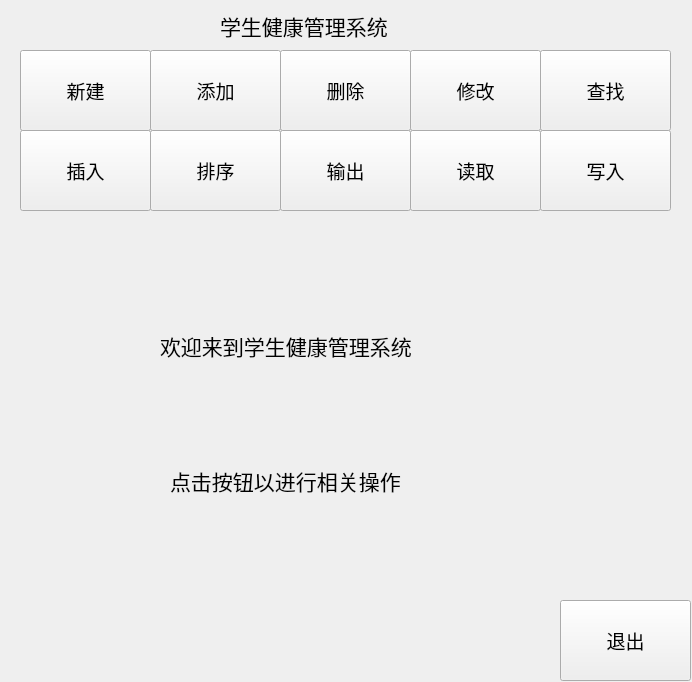
<?xml version="1.0" encoding="UTF-8"?>
<ui version="4.0">
 <class>MenuWidget</class>
 <widget class="QWidget" name="MenuWidget">
  <property name="geometry">
   <rect>
    <x>0</x>
    <y>0</y>
    <width>692</width>
    <height>682</height>
   </rect>
  </property>
  <property name="windowTitle">
   <string>Form</string>
  </property>
  <widget class="QPushButton" name="changeButton">
   <property name="geometry">
    <rect>
     <x>410</x>
     <y>50</y>
     <width>131</width>
     <height>81</height>
    </rect>
   </property>
   <property name="font">
    <font>
     <pointsize>14</pointsize>
    </font>
   </property>
   <property name="text">
    <string>修改</string>
   </property>
  </widget>
  <widget class="QPushButton" name="insertButton">
   <property name="geometry">
    <rect>
     <x>20</x>
     <y>130</y>
     <width>131</width>
     <height>81</height>
    </rect>
   </property>
   <property name="font">
    <font>
     <pointsize>14</pointsize>
    </font>
   </property>
   <property name="text">
    <string>插入</string>
   </property>
  </widget>
  <widget class="QPushButton" name="delButton">
   <property name="geometry">
    <rect>
     <x>280</x>
     <y>50</y>
     <width>131</width>
     <height>81</height>
    </rect>
   </property>
   <property name="font">
    <font>
     <pointsize>14</pointsize>
    </font>
   </property>
   <property name="text">
    <string>删除</string>
   </property>
  </widget>
  <widget class="QPushButton" name="readButton">
   <property name="geometry">
    <rect>
     <x>410</x>
     <y>130</y>
     <width>131</width>
     <height>81</height>
    </rect>
   </property>
   <property name="font">
    <font>
     <pointsize>14</pointsize>
    </font>
   </property>
   <property name="text">
    <string>读取</string>
   </property>
  </widget>
  <widget class="QPushButton" name="addButton">
   <property name="geometry">
    <rect>
     <x>150</x>
     <y>50</y>
     <width>131</width>
     <height>81</height>
    </rect>
   </property>
   <property name="font">
    <font>
     <pointsize>14</pointsize>
    </font>
   </property>
   <property name="text">
    <string>添加</string>
   </property>
  </widget>
  <widget class="QPushButton" name="searchButton">
   <property name="geometry">
    <rect>
     <x>540</x>
     <y>50</y>
     <width>131</width>
     <height>81</height>
    </rect>
   </property>
   <property name="font">
    <font>
     <pointsize>14</pointsize>
    </font>
   </property>
   <property name="text">
    <string>查找</string>
   </property>
  </widget>
  <widget class="QPushButton" name="establishButton">
   <property name="geometry">
    <rect>
     <x>20</x>
     <y>50</y>
     <width>131</width>
     <height>81</height>
    </rect>
   </property>
   <property name="font">
    <font>
     <pointsize>14</pointsize>
    </font>
   </property>
   <property name="text">
    <string>新建</string>
   </property>
  </widget>
  <widget class="QPushButton" name="exitButton">
   <property name="geometry">
    <rect>
     <x>560</x>
     <y>600</y>
     <width>131</width>
     <height>81</height>
    </rect>
   </property>
   <property name="font">
    <font>
     <pointsize>14</pointsize>
    </font>
   </property>
   <property name="text">
    <string>退出</string>
   </property>
  </widget>
  <widget class="QPushButton" name="listButton">
   <property name="geometry">
    <rect>
     <x>280</x>
     <y>130</y>
     <width>131</width>
     <height>81</height>
    </rect>
   </property>
   <property name="font">
    <font>
     <pointsize>14</pointsize>
    </font>
   </property>
   <property name="text">
    <string>输出</string>
   </property>
  </widget>
  <widget class="QPushButton" name="rankButton">
   <property name="geometry">
    <rect>
     <x>150</x>
     <y>130</y>
     <width>131</width>
     <height>81</height>
    </rect>
   </property>
   <property name="font">
    <font>
     <pointsize>14</pointsize>
    </font>
   </property>
   <property name="text">
    <string>排序</string>
   </property>
  </widget>
  <widget class="QPushButton" name="writeButton">
   <property name="geometry">
    <rect>
     <x>540</x>
     <y>130</y>
     <width>131</width>
     <height>81</height>
    </rect>
   </property>
   <property name="font">
    <font>
     <pointsize>14</pointsize>
    </font>
   </property>
   <property name="text">
    <string>写入</string>
   </property>
  </widget>
  <widget class="QLabel" name="label">
   <property name="geometry">
    <rect>
     <x>220</x>
     <y>-40</y>
     <width>311</width>
     <height>131</height>
    </rect>
   </property>
   <property name="font">
    <font>
     <pointsize>16</pointsize>
    </font>
   </property>
   <property name="text">
    <string>学生健康管理系统</string>
   </property>
  </widget>
  <widget class="QLabel" name="label_2">
   <property name="geometry">
    <rect>
     <x>160</x>
     <y>230</y>
     <width>431</width>
     <height>231</height>
    </rect>
   </property>
   <property name="font">
    <font>
     <pointsize>16</pointsize>
    </font>
   </property>
   <property name="text">
    <string>欢迎来到学生健康管理系统</string>
   </property>
  </widget>
  <widget class="QLabel" name="label_3">
   <property name="geometry">
    <rect>
     <x>170</x>
     <y>420</y>
     <width>461</width>
     <height>121</height>
    </rect>
   </property>
   <property name="font">
    <font>
     <pointsize>16</pointsize>
    </font>
   </property>
   <property name="text">
    <string>点击按钮以进行相关操作</string>
   </property>
  </widget>
 </widget>
 <resources/>
 <connections/>
</ui>
